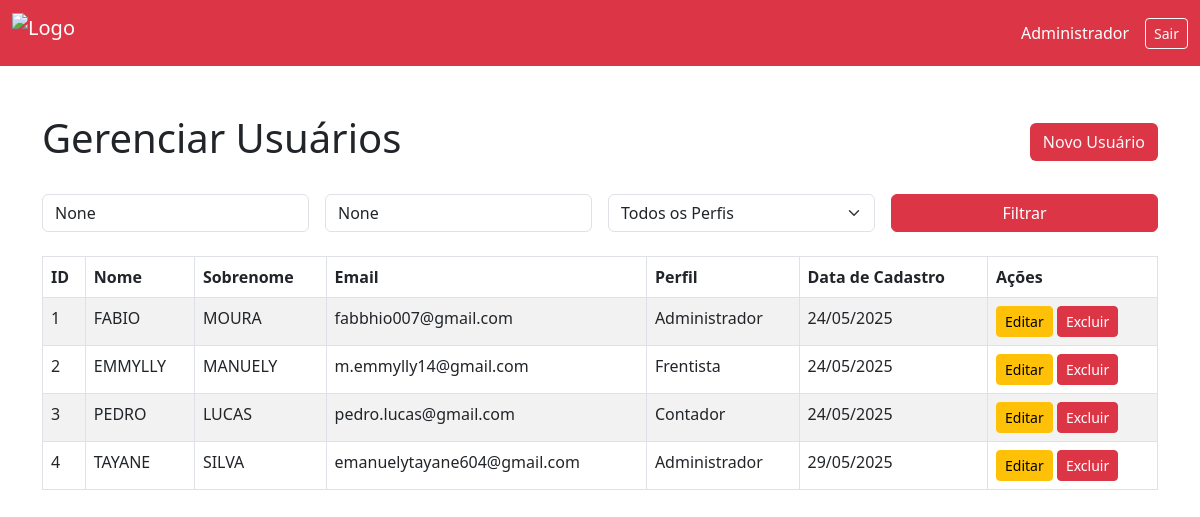
Page /gerencia_usuarios/ (signed in) on the earlier database version.
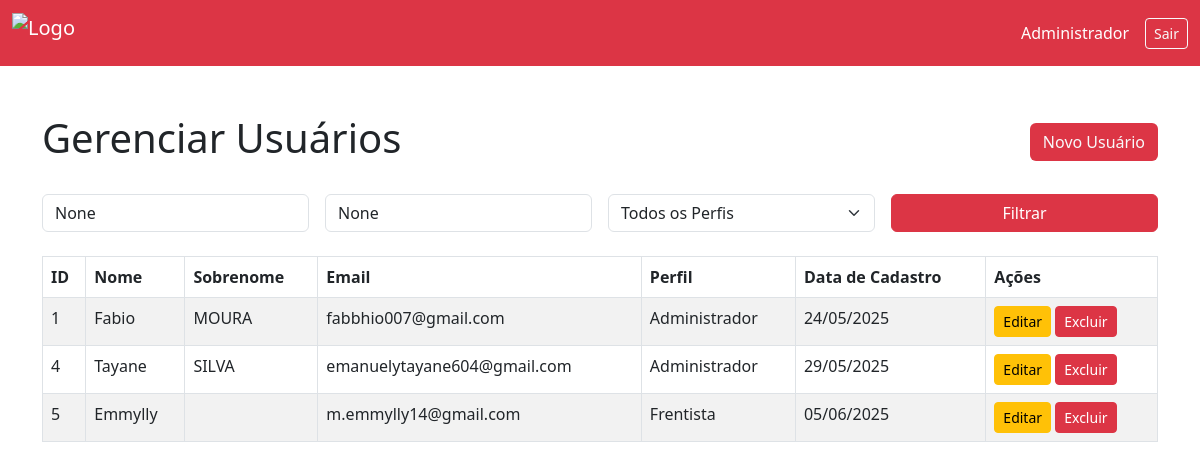
Same page on the later database version.
### apps/usuarios/models.py (models this page shows)
class Usuario(AbstractUser):
    perfil_acesso = models.CharField(max_length=20, choices=[
        ('Administrador', 'Administrador'),
        ('Frentista', 'Frentista'),
        ('Contador', 'Contador')
    ])

### apps/usuarios/views/views_gerencia_usuario.py (the view)
# urls.py: path("gerencia_usuarios/", views_gerencia_usuario.gerencia_usuarios, name="gerencia_usuarios"), # Manage usuarios
@login_required(login_url='login_parkcontrol')
@user_passes_test(is_administrador, login_url='login_parkcontrol')
def gerencia_usuarios(request):
    usuarios = Usuario.objects.all().order_by('id')
    search_nome = request.GET.get('nome')
    search_email = request.GET.get('email')
    filtro_perfil = request.GET.get('perfil')
    if search_nome:
        usuarios = usuarios.filter(first_name__icontains=search_nome)
    if search_email:
        usuarios = usuarios.filter(email__icontains=search_email)
    if filtro_perfil and filtro_perfil != 'Todos':
        usuarios = usuarios.filter(perfil_acesso=filtro_perfil)
    return render(request, 'usuarios/administrador/gerencia_usuario.html', {
        'usuarios': usuarios,
        'search_nome': search_nome,
        'search_email': search_email,
        'filtro_perfil': filtro_perfil,
    })

### apps/usuarios/views/views_autenticacao.py (called while the page is built)
def is_administrador(user):
    return user.is_authenticated and getattr(user, 'perfil_acesso', None) == 'Administrador'

### apps/usuarios/templates/usuarios/administrador/gerencia_usuario.html (shortened to what this page needs)
{% load static %}
<!DOCTYPE html>
<html lang="pt-br">
<head>
    <link rel="stylesheet" href="https://cdn.jsdelivr.net/npm/bootstrap@5.3.0/dist/css/bootstrap.min.css">
</head>
<body>
    <nav class="navbar navbar-expand-lg navbar-dark bg-danger">
        <div class="container-fluid">
            <a class="navbar-brand d-flex align-items-center" href="{% url 'dashboard_administrador' %}">
                <img src="{% static "images/logo-branca.png" %}" alt="Logo" class="me-2" style="height: 40px;">
            </a>
            <div class="d-flex align-items-center">
                <span class="text-white me-3 d-flex align-items-center">
                     Administrador
                </span>
                <a class="btn btn-outline-light btn-sm" href="{% url 'logout_parkcontrol' %}">Sair</a>
            </div>
        </div>
    </nav>
    <div class="container mt-5">
        <div class="d-flex justify-content-between align-items-center mb-4">
            <h1>Gerenciar Usuários</h1>
            <a href="{% url 'register_parkcontrol' %}" class="btn bg-danger text-light">Novo Usuário</a>
        </div>
        <form method="get" class="row g-3 mb-4">
            <div class="col-md-3">
                <input type="text" name="nome" class="form-control" placeholder="Buscar por nome"
                    value="{{ search_nome }}">
            </div>
            <div class="col-md-3">
                <input type="text" name="email" class="form-control" placeholder="Buscar por email"
                    value="{{ search_email }}">
            </div>
            <div class="col-md-3">
                <select name="perfil" class="form-select">
                    <option value="Todos">Todos os Perfis</option>
                </select>
            </div>
            <div class="col-md-3 d-grid">
                <button type="submit" class="btn btn-danger">Filtrar</button>
            </div>
        </form>
        <table class="table table-bordered table-striped">
            <thead class="table">
                <tr>
                    <th>ID</th>
                    <th>Nome</th>
                    <th>Sobrenome</th>
                    <th>Email</th>
                    <th>Perfil</th>
                    <th>Data de Cadastro</th>
                    <th>Ações</th>
                </tr>
            </thead>
            <tbody>
                {% for usuario in usuarios %}
                <tr>
                    <td>{{ usuario.id }}</td>
                    <td>{{ usuario.first_name }}</td>
                    <td>{{ usuario.last_name }}</td>
                    <td>{{ usuario.email }}</td>
                    <td>{{ usuario.perfil_acesso }}</td>
                    <td>{{ usuario.date_joined|date:"d/m/Y" }}</td>
                    <td>
                        <a href="{% url 'editar_usuario' usuario.id %}" class="btn btn-sm btn-warning">Editar</a>
                        <a href="{% url 'excluir_usuario' usuario.id %}" class="btn btn-sm btn-danger"
                        onclick="return confirm('Tem certeza que deseja excluir este usuário?');">Excluir</a>
                    </td>
                </tr>
                {% empty %}
                <tr>
                    <td colspan="6" class="text-center">Nenhum usuário encontrado.</td>
                </tr>
                {% endfor %}
            </tbody>
        </table>
    </div>
</body>
</html>

Differences in the rows shown:
removed Usuario: id "2", first_name "EMMYLLY", last_name "MANUELY", email "m.emmylly14@gmail.com", perfil_acesso "Frentista", date_joined "24/05/2025"
removed Usuario: id "3", first_name "PEDRO", last_name "LUCAS", email "pedro.lucas@gmail.com", perfil_acesso "Contador", date_joined "24/05/2025"
changed Usuario "MOURA": first_name "FABIO" → "Fabio"
changed Usuario "SILVA": first_name "TAYANE" → "Tayane"
added Usuario: id "5", first_name "Emmylly", email "m.emmylly14@gmail.com", perfil_acesso "Frentista", date_joined "05/06/2025"
